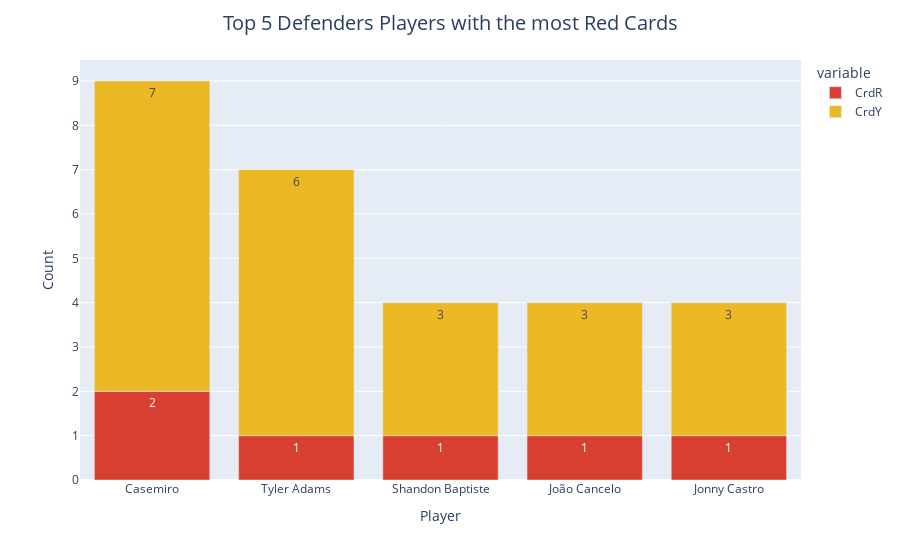

Write notebook code for a chart like this one.
### Markdown cell above
#### Top 5 Defenders Players that have the most Red Cards

### Code cell
DF_players = epl_data[epl_data['Pos'].str.contains("DF")]
DF_players_red = epl_data.nlargest(5, 'CrdR')[['Player', 'CrdR', 'CrdY']]

fig = px.bar(DF_players_red, x="Player", y=["CrdR", "CrdY"],
             color_discrete_map={
                 "CrdR": "#D83F31",
                 "CrdY": "#E9B824"},
             text_auto=True

             )
fig.update_layout(title_text='Top 5 Defenders Players with the most Red Cards',
                  title_x=0.5, title_font=dict(size=20), bargap=0.2)

# Add X and Y labels
fig.update_xaxes(title_text="Player")
fig.update_yaxes(title_text="Count")

fig.show()

### Figure 1 — Plotly figure (JSON) as saved in the notebook; plotly's stock layout.template omitted (floating-point values rounded to 4 significant figures)
{"data": [{"alignmentgroup": "True", "hovertemplate": "variable=CrdR<br>Player=%{x}<br>value=%{y}<extra></extra>", "legendgroup": "CrdR", "marker": {"color": "#D83F31", "pattern": {"shape": ""}}, "name": "CrdR", "offsetgroup": "CrdR", "orientation": "v", "showlegend": true, "textposition": "auto", "texttemplate": "%{y}", "x": ["Casemiro", "Tyler Adams", "Shandon Baptiste", "João Cancelo", "Jonny Castro"], "xaxis": "x", "y": [2, 1, 1, 1, 1], "yaxis": "y", "type": "bar"}, {"alignmentgroup": "True", "hovertemplate": "variable=CrdY<br>Player=%{x}<br>value=%{y}<extra></extra>", "legendgroup": "CrdY", "marker": {"color": "#E9B824", "pattern": {"shape": ""}}, "name": "CrdY", "offsetgroup": "CrdY", "orientation": "v", "showlegend": true, "textposition": "auto", "texttemplate": "%{y}", "x": ["Casemiro", "Tyler Adams", "Shandon Baptiste", "João Cancelo", "Jonny Castro"], "xaxis": "x", "y": [7, 6, 3, 3, 3], "yaxis": "y", "type": "bar"}], "layout": {"xaxis": {"anchor": "y", "domain": [0.0, 1.0], "title": {"text": "Player"}}, "yaxis": {"anchor": "x", "domain": [0.0, 1.0], "title": {"text": "Count"}}, "legend": {"title": {"text": "variable"}, "tracegroupgap": 0}, "margin": {"t": 60}, "barmode": "relative", "title": {"font": {"size": 20}, "text": "Top 5 Defenders Players with the most Red Cards", "x": 0.5}, "bargap": 0.2}}
